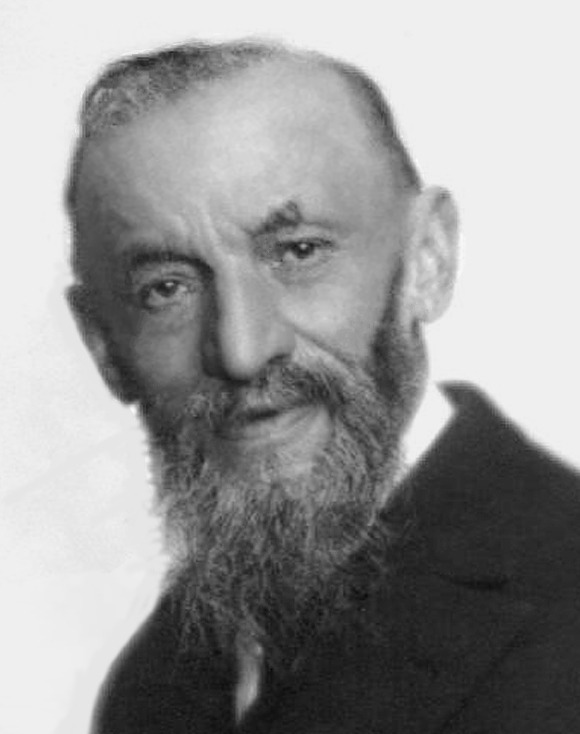
#> input picture Giuseppe_Peano.jpg, 580 x 734 px
$ python main.py
#> lines starting #> are read from the running program, lines starting #| are printed output that depends on the picture
#!/usr/bin/env python3
from PIL import Image
import numpy as np

def pixelization(filename):
    """画像ファイルを開いて
    画像をモノクロ化し、
    縮小し、
    色の濃さを8段階に量子化して返す。

    Parameters
    ----------
    filename : str
        画像ファイル名

    Returns
    -------
    arr : numpy.ndarray
        モノクロ化され縮小された画像のピクセルの色の濃さを８段階(0〜7)で表現したnumpy二重配列
    """
#> called with filename = 'pixelization/../Giuseppe_Peano.jpg'
    im = Image.open(filename)
#> im is the input picture: PIL image 580x734 L; min 5, max 252, mean 150.7
    monochrome_im = im.convert('L') # モノクロ化
    small_im = monochrome_im.resize((49,49)) # 縮小
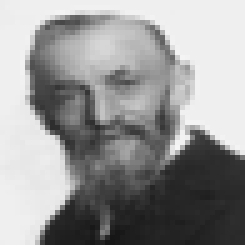
#> small_im: PIL image 49x49 L (shown 5 times larger); min 22, max 245, mean 150.7

    arr = np.array(small_im)
    arr = 7 - (arr / (256/8)) # ピクセルの濃さを8段階に量子化
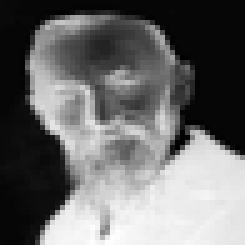
#> arr: shape (49, 49) float64 (shown 5 times larger); min -0.656, max 6.31, mean 2.29; drawn with min black and max white
    arr = arr.astype(np.uint8)
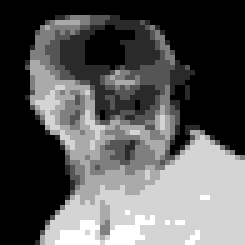
#> arr: shape (49, 49) (shown 5 times larger); min 0, max 6, mean 2.11; drawn with min black and max white

    return arr

if __name__ == '__main__':
    import os.path
    arr = pixelization(os.path.dirname(__file__) + '/../Giuseppe_Peano.jpg')
    print(arr)
#> (printed output is left out)
